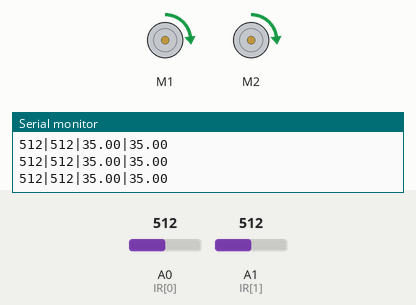
Bench run of a sketch on a simulated Arduino Uno, built with avr-gcc and run on an emulated ATmega328P. On the bench: 2 × DC motor (green arrow = forward, orange = backward, longer = faster), the last lines printed to the serial monitor. The inputs (shaded band) are chosen by the test bench; at power-on: A0 (IR[0]) = 512, A1 (IR[1]) = 512.

Above: at 1.2 s.
1.3 s: A0 (IR[0]) set to 306
At 2.2 s:
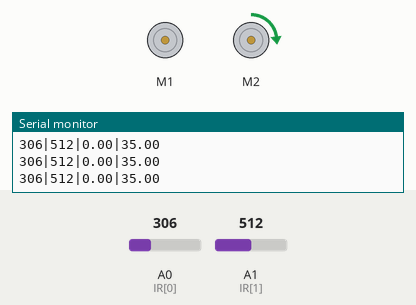
2.8 s: A1 (IR[1]) set to 306
At 3.3 s:
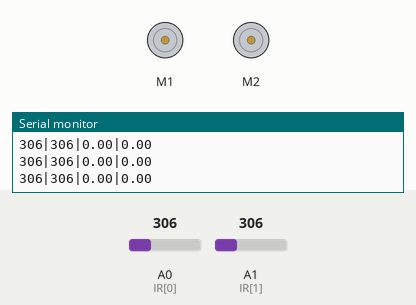
4.3 s: A0 (IR[0]) set to 510
At 5.5 s:
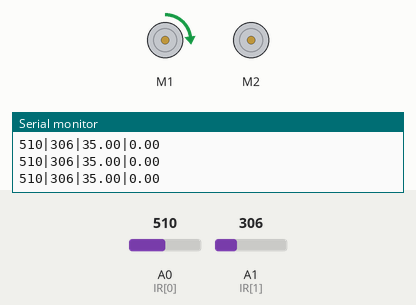
5.8 s: A1 (IR[1]) set to 510
At 6.8 s:
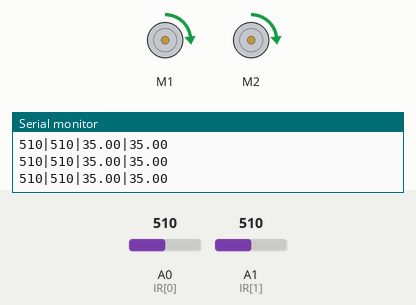
7.3 s: A1 (IR[1]) set to 25
At 8.1 s:
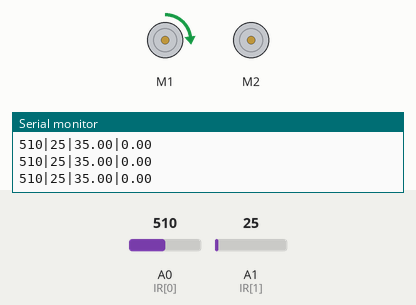
Timing chart, 0 to 9.8 s (numbered marks = the images above; inputs shaded):
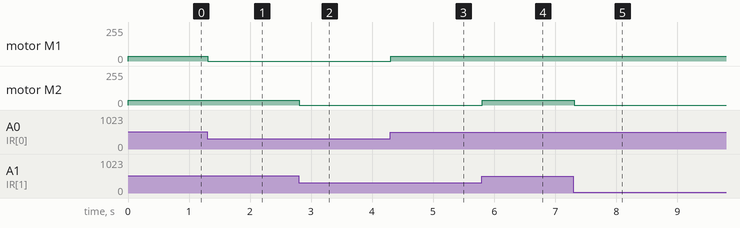

The sketch:

LineFollowingRobot.ino
```cpp
#include <Wire.h>
#include <Adafruit_MotorShield.h>
#include "utility/Adafruit_MS_PWMServoDriver.h"

const byte IR[2] = {A0, A1};
const int threshold = 500;
const byte cautiousness = 3;
const byte maxspd = 35;

long prev_t = 0;
int ir_val[2] = {100, 100};
String result = "";
//byte TapeRead = 0;
float Rspd;
float Lspd;
float spd[2] = {0, 0};

Adafruit_MotorShield AFMS = Adafruit_MotorShield();
Adafruit_DCMotor *MotorR = AFMS.getMotor(1);
Adafruit_DCMotor *MotorL = AFMS.getMotor(2);

void setup() {
  // put your setup code here, to run once:
  pinMode(IR[0], INPUT);
  pinMode(IR[1], INPUT);
  AFMS.begin();
  Serial.begin(9600);
  MotorR->run(FORWARD);
  MotorL->run(FORWARD);
}

void loop() {
  // put your main code here, to run repeatedly:
  ir_val[0] = analogRead(IR[0]);
  ir_val[1] = analogRead(IR[1]);
  Rspd = max((threshold - ir_val[0])/cautiousness, 0);
  Lspd = max((threshold - ir_val[1])/cautiousness, 0);
  spd[0] = maxspd-min(Rspd,maxspd);
  spd[1] = maxspd-min(Lspd,maxspd);
  MotorR->setSpeed(spd[0]);
  MotorL->setSpeed(spd[1]);

  /*if (ir_val[0] < threshold){
    TapeRead += 1;
  }
  if (ir_val[1] < threshold){
    TapeRead += 2;
  }*/
  /*switch (TapeRead) { works
    case 2:
      //do something when var equals 1
      MotorR->setSpeed(40);
      MotorR->run(FORWARD);
      MotorL->setSpeed(0);
      MotorL->run(BACKWARD);
      break;
    case 1:
      //do something when var equals 2
      MotorR->setSpeed(0);
      MotorR->run(BACKWARD);
      MotorL->setSpeed(40);
      MotorL->run(FORWARD);
      break;
    case 3:
      MotorR->setSpeed(40);
      MotorR->run(FORWARD);
      MotorL->setSpeed(40);
      MotorL->run(FORWARD);
      break;
    default:
      MotorR->setSpeed(40);
      MotorR->run(FORWARD);
      MotorL->setSpeed(40);
      MotorL->run(FORWARD);
      // if nothing else matches, do the default
      // default is optional
    break;
  }*/
  result = result + ir_val[0] + "|" + ir_val[1] + "|" + spd[0] + "|" + spd[1];
  Serial.println(result);
  result = "";
  //TapeRead = 0;
}
```

Measured:
- after the input at 1.3 s, motor M1: forward 35/255 → stopped at once
- after the input at 2.8 s, motor M2: forward 35/255 → stopped at once
- after the input at 4.3 s, motor M1: stopped → forward 35/255 at once
- after the input at 5.8 s, motor M2: stopped → forward 35/255 at once
- after the input at 7.3 s, motor M2: forward 35/255 → stopped at once
